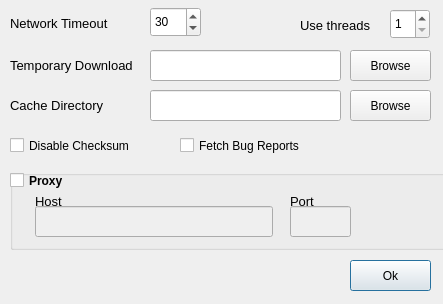
<?xml version="1.0" encoding="UTF-8"?>
<ui version="4.0">
 <class>downloadOptionsDialog</class>
 <widget class="QDialog" name="downloadOptionsDialog">
  <property name="geometry">
   <rect>
    <x>0</x>
    <y>0</y>
    <width>443</width>
    <height>304</height>
   </rect>
  </property>
  <property name="sizePolicy">
   <sizepolicy hsizetype="Fixed" vsizetype="Fixed">
    <horstretch>0</horstretch>
    <verstretch>0</verstretch>
   </sizepolicy>
  </property>
  <property name="minimumSize">
   <size>
    <width>443</width>
    <height>304</height>
   </size>
  </property>
  <property name="maximumSize">
   <size>
    <width>443</width>
    <height>304</height>
   </size>
  </property>
  <property name="windowTitle">
   <string>Advanced options for download</string>
  </property>
  <property name="windowIcon">
   <iconset resource="resources.qrc">
    <normaloff>:/icons/icons/configure.png</normaloff>:/icons/icons/configure.png</iconset>
  </property>
  <property name="sizeGripEnabled">
   <bool>false</bool>
  </property>
  <property name="modal">
   <bool>true</bool>
  </property>
  <widget class="QLabel" name="lblThreads">
   <property name="geometry">
    <rect>
     <x>300</x>
     <y>10</y>
     <width>81</width>
     <height>30</height>
    </rect>
   </property>
   <property name="font">
    <font>
     <pointsize>10</pointsize>
    </font>
   </property>
   <property name="toolTip">
    <string>Number of parallel connections</string>
   </property>
   <property name="text">
    <string>Use threads</string>
   </property>
  </widget>
  <widget class="QSpinBox" name="spinThreads">
   <property name="geometry">
    <rect>
     <x>390</x>
     <y>9</y>
     <width>40</width>
     <height>30</height>
    </rect>
   </property>
   <property name="toolTip">
    <string>Number of parallel connections</string>
   </property>
   <property name="minimum">
    <number>1</number>
   </property>
   <property name="maximum">
    <number>10</number>
   </property>
  </widget>
  <widget class="QPushButton" name="downloadOptionDialogOkButton">
   <property name="geometry">
    <rect>
     <x>350</x>
     <y>260</y>
     <width>81</width>
     <height>31</height>
    </rect>
   </property>
   <property name="text">
    <string>Ok</string>
   </property>
   <property name="icon">
    <iconset resource="resources.qrc">
     <normaloff>:/icons/icons/dialog-ok-apply.png</normaloff>:/icons/icons/dialog-ok-apply.png</iconset>
   </property>
  </widget>
  <widget class="QLabel" name="lblSocketTimeo">
   <property name="geometry">
    <rect>
     <x>10</x>
     <y>8</y>
     <width>111</width>
     <height>30</height>
    </rect>
   </property>
   <property name="font">
    <font>
     <pointsize>10</pointsize>
    </font>
   </property>
   <property name="toolTip">
    <string>Nework timeout in seconds</string>
   </property>
   <property name="text">
    <string>Network Timeout</string>
   </property>
  </widget>
  <widget class="QSpinBox" name="spinTimeout">
   <property name="geometry">
    <rect>
     <x>150</x>
     <y>7</y>
     <width>51</width>
     <height>30</height>
    </rect>
   </property>
   <property name="toolTip">
    <string>Nework timeout in seconds</string>
   </property>
   <property name="minimum">
    <number>10</number>
   </property>
   <property name="maximum">
    <number>100</number>
   </property>
   <property name="value">
    <number>30</number>
   </property>
  </widget>
  <widget class="QLabel" name="lblTmpDownload">
   <property name="geometry">
    <rect>
     <x>10</x>
     <y>50</y>
     <width>141</width>
     <height>30</height>
    </rect>
   </property>
   <property name="font">
    <font>
     <pointsize>10</pointsize>
    </font>
   </property>
   <property name="toolTip">
    <string>Temporary download directory</string>
   </property>
   <property name="text">
    <string>Temporary Download</string>
   </property>
  </widget>
  <widget class="QLineEdit" name="tempDirLineEdit">
   <property name="geometry">
    <rect>
     <x>150</x>
     <y>50</y>
     <width>191</width>
     <height>31</height>
    </rect>
   </property>
   <property name="toolTip">
    <string>Temporary download directory</string>
   </property>
  </widget>
  <widget class="QPushButton" name="tempDirBrowseButton">
   <property name="geometry">
    <rect>
     <x>350</x>
     <y>50</y>
     <width>81</width>
     <height>31</height>
    </rect>
   </property>
   <property name="text">
    <string>Browse</string>
   </property>
  </widget>
  <widget class="QLineEdit" name="cacheDirLineEdit">
   <property name="geometry">
    <rect>
     <x>150</x>
     <y>90</y>
     <width>191</width>
     <height>31</height>
    </rect>
   </property>
   <property name="toolTip">
    <string>Cache folder to search for</string>
   </property>
  </widget>
  <widget class="QPushButton" name="cacheDirBrowseButton">
   <property name="geometry">
    <rect>
     <x>350</x>
     <y>90</y>
     <width>81</width>
     <height>31</height>
    </rect>
   </property>
   <property name="text">
    <string>Browse</string>
   </property>
  </widget>
  <widget class="QLabel" name="lblCacheDir">
   <property name="geometry">
    <rect>
     <x>10</x>
     <y>90</y>
     <width>141</width>
     <height>30</height>
    </rect>
   </property>
   <property name="font">
    <font>
     <pointsize>10</pointsize>
    </font>
   </property>
   <property name="toolTip">
    <string>Cache folder to search for</string>
   </property>
   <property name="text">
    <string>Cache Directory</string>
   </property>
  </widget>
  <widget class="QCheckBox" name="disableChecksumCheckBox">
   <property name="geometry">
    <rect>
     <x>10</x>
     <y>130</y>
     <width>151</width>
     <height>31</height>
    </rect>
   </property>
   <property name="toolTip">
    <string>Disables checksum verification of downloaded items. Enable only if you know what you are doing</string>
   </property>
   <property name="text">
    <string>Disable Checksum</string>
   </property>
  </widget>
  <widget class="QCheckBox" name="fetchBugReportsCheckBox">
   <property name="geometry">
    <rect>
     <x>180</x>
     <y>130</y>
     <width>151</width>
     <height>31</height>
    </rect>
   </property>
   <property name="toolTip">
    <string>Fetch Bug Reports</string>
   </property>
   <property name="text">
    <string>Fetch Bug Reports</string>
   </property>
  </widget>
  <widget class="QGroupBox" name="proxyGroupBox">
   <property name="geometry">
    <rect>
     <x>10</x>
     <y>170</y>
     <width>441</width>
     <height>80</height>
    </rect>
   </property>
   <property name="styleSheet">
    <string notr="true"/>
   </property>
   <property name="title">
    <string/>
   </property>
   <property name="flat">
    <bool>true</bool>
   </property>
   <widget class="QLineEdit" name="proxyHostLineEdit">
    <property name="enabled">
     <bool>false</bool>
    </property>
    <property name="geometry">
     <rect>
      <x>25</x>
      <y>36</y>
      <width>238</width>
      <height>31</height>
     </rect>
    </property>
    <property name="toolTip">
     <string>Proxy Server Host/IP Address</string>
    </property>
   </widget>
   <widget class="QLineEdit" name="proxyPortLineEdit">
    <property name="enabled">
     <bool>false</bool>
    </property>
    <property name="geometry">
     <rect>
      <x>280</x>
      <y>36</y>
      <width>61</width>
      <height>31</height>
     </rect>
    </property>
    <property name="toolTip">
     <string>Proxy Server Port Address</string>
    </property>
    <property name="text">
     <string/>
    </property>
   </widget>
   <widget class="QCheckBox" name="useProxyCheckBox">
    <property name="geometry">
     <rect>
      <x>0</x>
      <y>0</y>
      <width>89</width>
      <height>21</height>
     </rect>
    </property>
    <property name="font">
     <font>
      <weight>75</weight>
      <bold>true</bold>
     </font>
    </property>
    <property name="text">
     <string>Proxy</string>
    </property>
   </widget>
  </widget>
  <widget class="QLabel" name="lblProxyPort">
   <property name="geometry">
    <rect>
     <x>290</x>
     <y>186</y>
     <width>138</width>
     <height>30</height>
    </rect>
   </property>
   <property name="font">
    <font>
     <pointsize>10</pointsize>
    </font>
   </property>
   <property name="toolTip">
    <string>Cache folder to search for</string>
   </property>
   <property name="text">
    <string>Port</string>
   </property>
  </widget>
  <widget class="QLabel" name="lblProxyHost">
   <property name="geometry">
    <rect>
     <x>35</x>
     <y>186</y>
     <width>138</width>
     <height>30</height>
    </rect>
   </property>
   <property name="font">
    <font>
     <pointsize>10</pointsize>
    </font>
   </property>
   <property name="toolTip">
    <string>Cache folder to search for</string>
   </property>
   <property name="text">
    <string>Host</string>
   </property>
  </widget>
 </widget>
 <resources>
  <include location="resources.qrc"/>
 </resources>
 <connections/>
</ui>
